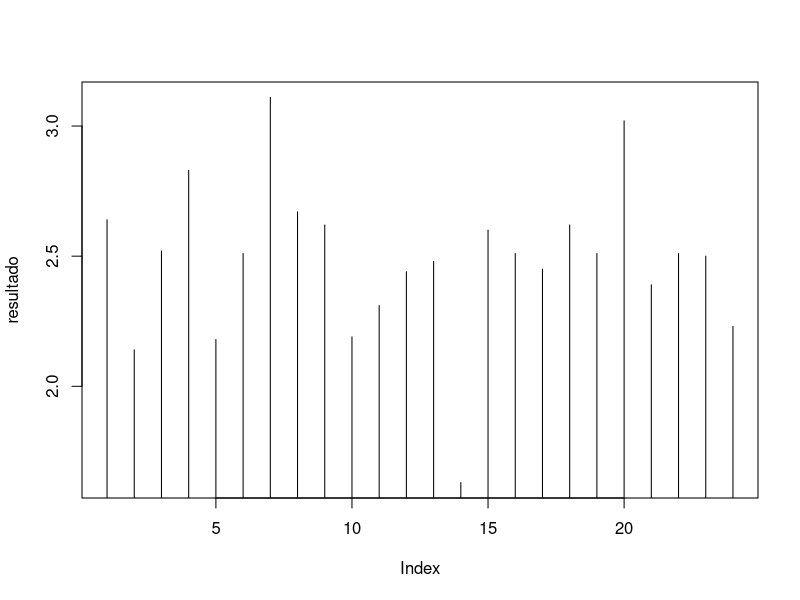
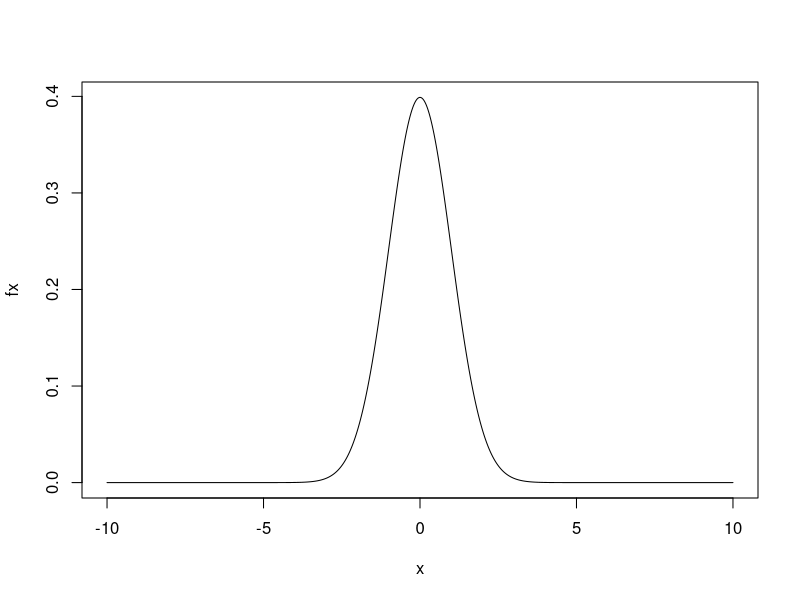

Source code (R) for these figures, in order:
#clase de probabilidad normal
#pnorm -> probabilidad acumulada
#dnorm -> probabilidad de un valor exacto
#rnorm -> valores aleatorios
#qnorm  -> valor de x
#peso de crias de perro [kg]
media1 = 2.5
desviacion1 = 1
n_muestra = 10
resultado = c(2.64,2.14,2.52,2.83,2.18,2.51,3.11,2.67,2.62,2.19,2.31,2.44,2.48,1.63,2.60,2.51,
              2.45,2.62,2.51,3.02,2.39,2.51,2.50,2.23)
resultado


plot(resultado,type = 'h')
#P(x>=2) = 1-p(x<=2)
x = pnorm(2, media1,desviacion1)
#P(x>=k) = 0.2    <=> 1-p(x<=k)
x= qnorm(0.8,media1,desviacion1)
#es distribucion normal grafica

#segundo ejercicio
media2 = 0
desviacion2 =1 
x = seq(-10,10, len=1000)
fx= dnorm(x, media2,desviacion2)
Fx = pnorm(x,media2,desviacion2)
plot(x,fx, type = 'l')

#inferencia

datos = c(0.060,1.827,0.372,0.610,0.521,1.189,0.537,0.898,0.319,0.603,0.614,0.374,0.411,
          0.406,0.533,0.788,0.449,0.348,0.413,0.662,0.273,0.262,1.925,0.767,1.177,2.464,
          0.448,0.55,0.385,0.307,0.571,0.971,0.622,0.674,1.499)
pacientes = 35
nivel_confianza = 0.95

t.test(datos, alternative = 'two.sided',mu=0.0, conf.level = nivel_confianza)

#proporcion poblacional ^p
resist = c(348.3,378.9,329.6)
n = length(resist)
x = sum(as.numeric(resist>350))
#falta completar ver diapositiva



#intervalo de confiaza de la diferencia de medias poblacionales y no dependientes
no_fuma = c(10,8.4,12.8,25,11.8,9.8,12.5,15.4,23.5,9.4,25.1,19.5,25.5,9.8,
            7.5,11.8,12.2,15)
fuma= c(30,30.1,15,24.1,30.5,17.8,16.8,14.8,13.4,28.5,17.5,14.4,12.5,20.4)

t.test(fuma,no_fuma, alternative = 'two.sided', conf.level = .95)
#si el intervalo no pasa por cero, hay diferencias significativas
#con una confianza del 95% presenta diferencias significativas
#al ser intervalo positiva deducimos que las fumadoras, con una probabilidad del 95% 
#las fumadoras hay mas presencia de cadmoio que en las no fumadoras




#intervalo de confiaza de la diferencia de medias poblacionales y  dependientes
matA = c(13.2,8.2,10.9,14.3,10.7,6.6,9.5,10.8,8.8,13.3)
matB =c(14.0,8.8,11.2,14.2,11.8,6.4,9.8,11.3,9.3,13.6)

t.test(matA,matB,alternative = 'two.sided', conf.level=.95, paired=TRUE)
